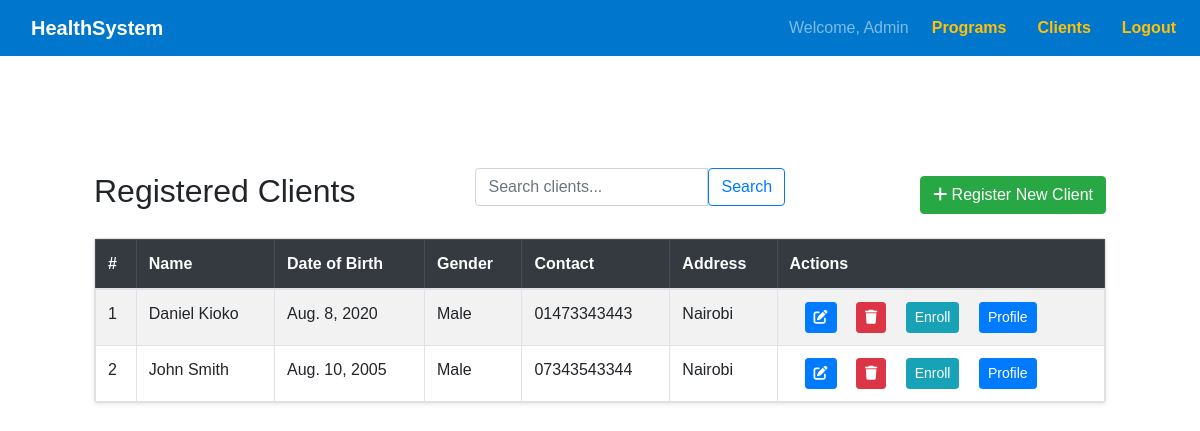
The app's page /clients/ (signed in), older data.
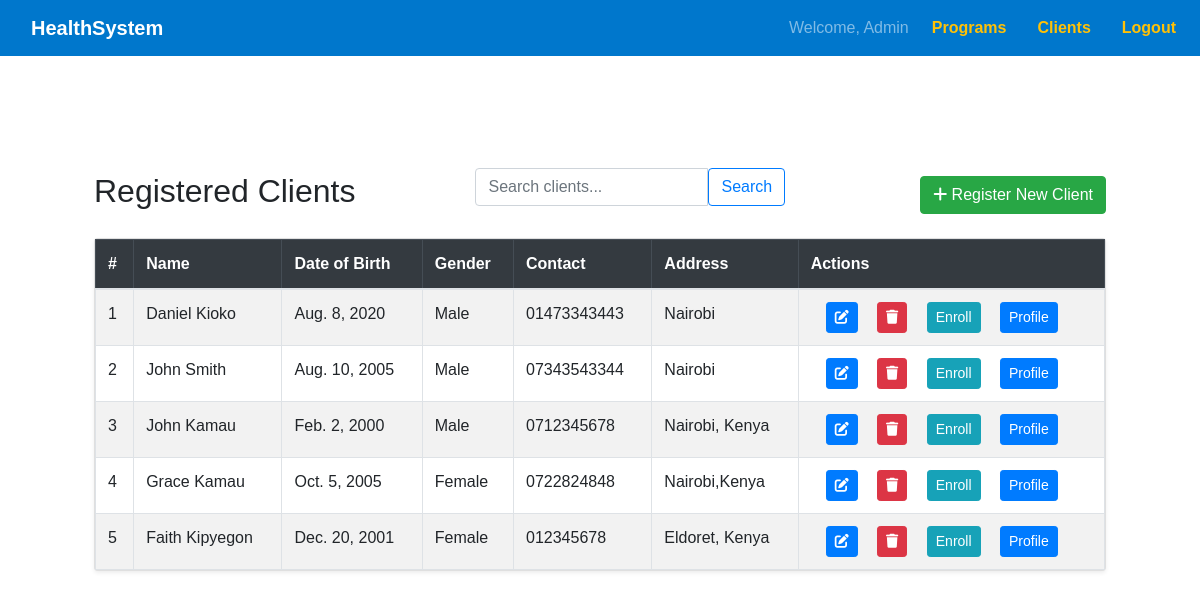
The same page, newer data.
### health/models.py (models this page shows, shortened)
class Client(models.Model):
    first_name = models.CharField(max_length=100)
    last_name = models.CharField(max_length=100)
    date_of_birth = models.DateField()
    gender_choices = [('M', 'Male'), ('F', 'Female'), ('O', 'Other')]
    gender = models.CharField(max_length=1, choices=gender_choices)
    contact_number = models.CharField(max_length=15, blank=True)
    address = models.TextField(blank=True)
    created_at = models.DateTimeField(auto_now_add=True)
    enrolled_programs = models.ManyToManyField(HealthProgram, blank=True)

### health/views.py (the view)
# urls.py: path('clients/', views.client_list, name='client_list'),
@login_required
def client_list(request):
    query = request.GET.get('q')
    if query:
        clients = Client.objects.filter(
            Q(first_name__icontains=query) |
            Q(last_name__icontains=query) |
            Q(contact_number__icontains=query)
        )
    else:
        clients = Client.objects.all()
    return render(request, 'client_list.html', {'clients': clients, 'query': query})

### health/templates/client_list.html
{% extends 'base.html' %}
{% block content %}
<div class="container mt-5">
    <div class="d-flex justify-content-between align-items-center mb-3">
        <h2>Registered Clients</h2>
        <form method="GET" class="mb-3">
            <div class="input-group">
                <input type="text" name="q" class="form-control" placeholder="Search clients..." value="{{ query|default:'' }}">
                <button class="btn btn-outline-primary" type="submit">Search</button>
            </div>
        </form>
        <a href="{% url 'register_client' %}" class="btn btn-success"><i class="fas fa-plus"></i> Register New Client</a>
    </div>
    <div class="card shadow-sm">
        <div class="card-body p-0">
            <table class="table table-striped table-bordered mb-0">
                <thead class="table-dark">
                    <tr>
                        <th>#</th>
                        <th>Name</th>
                        <th>Date of Birth</th>
                        <th>Gender</th>
                        <th>Contact</th>
                        <th>Address</th>
                        <th>Actions</th>
                    </tr>
                </thead>
                <tbody>
                    {% for client in clients %}
                    <tr>
                        <td>{{ forloop.counter }}</td>
                        <td>{{ client.first_name|title }} {{ client.last_name|title }}</td>
                        <td>{{ client.date_of_birth}}</td>
                        <td>{{ client.get_gender_display|title }}</td>
                        <td>{{ client.contact_number|title }}</td>
                        <td>{{ client.address|title }}</td>
                        <td>
                            <a href="{% url 'edit_client' client.id %}" class="btn btn-sm btn-primary"><i class="fas fa-edit"></i></a>
                            <a href="{% url 'delete_client' client.id %}" class="btn btn-sm btn-danger" onclick="return confirm('Are you sure you want to delete {{client.first_name}} {{client.last_name}}?')"><i class="fas fa-trash"></i></a>
                            <a href="{% url 'enroll_client' client.id %}" class="btn btn-sm btn-info">Enroll</a>
                            <a href="{% url 'client_profile' client.id %}" class="btn btn-sm btn-primary">Profile</a>
                        </td>
                    </tr>
                    {% empty %}
                    <tr><td colspan="5" class="text-center">No clients found.</td></tr>
                    {% endfor %}
                </tbody>
            </table>
        </div>
    </div>
</div>
{% endblock %}

Row changes from the older to the newer data that the page shows:
added Client: first_name "John", last_name "Kamau", date_of_birth "Feb. 2, 2000", gender "Male", contact_number "0712345678", address "Nairobi, Kenya"
added Client: first_name "Grace", last_name "Kamau", date_of_birth "Oct. 5, 2005", gender "Female", contact_number "0722824848", address "Nairobi,Kenya"
added Client: first_name "Faith", last_name "Kipyegon", date_of_birth "Dec. 20, 2001", gender "Female", contact_number "012345678", address "Eldoret, Kenya"
